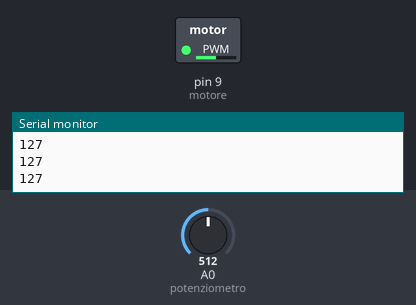
Simulated run of this sketch. Board: Arduino Uno, built with avr-gcc and run on an emulated ATmega328P. On the bench: switched loads named in the sketch (green lamp = pin HIGH), the last lines printed to the serial monitor. Inputs (shaded band) come from the test bench; at power-on: A0 (potenziometro) = 512.

Above: at 1.2 s.
1.3 s: A0 (potenziometro) set to 716
At 2.2 s:
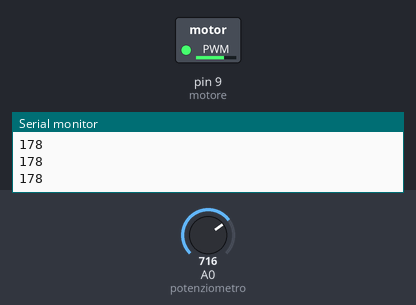
2.8 s: A0 (potenziometro) set to 900
At 3.5 s:
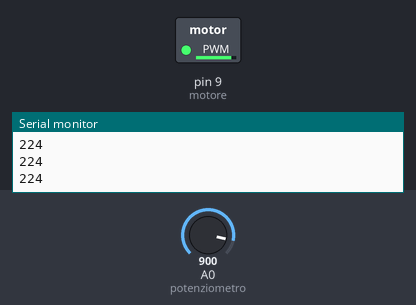
4.3 s: A0 (potenziometro) set to 122
At 5.5 s:
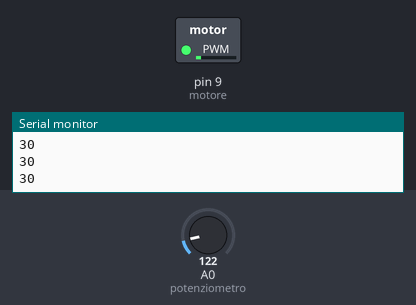
5.8 s: A0 (potenziometro) set to 0
At 6.9 s:
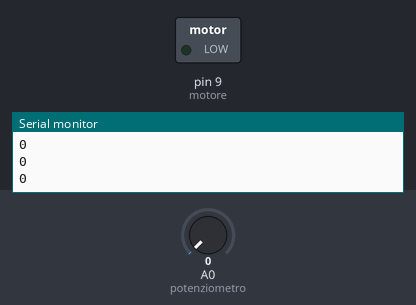
7.3 s: A0 (potenziometro) set to 511
At 8.0 s:
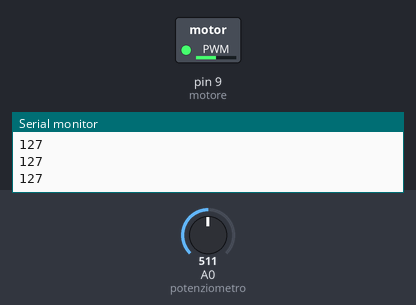
Timing chart, 0 to 9.8 s (numbered marks = the images above; inputs shaded):
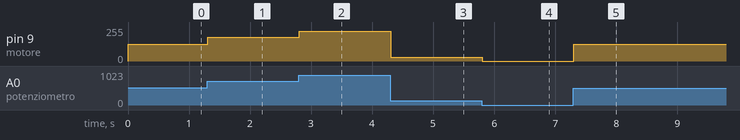

Measured:
- after the input at 1.3 s, pin 9 (motore): 127/255 → 178/255 at once
- after the input at 2.8 s, pin 9 (motore): 178/255 → 224/255 at once
- after the input at 4.3 s, pin 9 (motore): 224/255 → 30/255 at once
- after the input at 5.8 s, pin 9 (motore): 30/255 → 0/255 at once
- after the input at 7.3 s, pin 9 (motore): 0/255 → 127/255 at once

The sketch:

_14_motoDC_mosfet_PWM.ino
```cpp
/*
 *  Motore DC pilotato con transistor + PWM
 *
 *  Il motore gira a una velocità proporzionale alla
 *  lettura del potenziometro
 *
 *  Collegamenti:
 *  PIN Analogico 0 - potenziometro
 *  PIN 9 - transistor pilota
 *
 *  Istruzioni dettagliate sul sito
 *  http://glgprograms.tk/?p=elet/motoridc
 */

int potenziometro = A0;     // potenziometro
int motore = 9;      // motore

void setup() {
  // inizializza il motore come output
  pinMode(motore, OUTPUT);
  pinMode(potenziometro, INPUT);
  Serial.begin(9600);
}

void loop(){
  byte valore = map(analogRead(potenziometro),0,1023,0,255);
  Serial.println(valore);
  // il motore gira con velocità proporzionale alla rotazione del potenziometro
  analogWrite(motore,valore);
}
```
